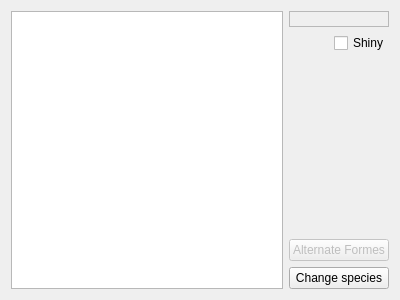
<?xml version="1.0" encoding="UTF-8"?>
<ui version="4.0">
 <class>PokeSelection</class>
 <widget class="QWidget" name="PokeSelection">
  <property name="geometry">
   <rect>
    <x>0</x>
    <y>0</y>
    <width>400</width>
    <height>300</height>
   </rect>
  </property>
  <property name="windowTitle">
   <string>Form</string>
  </property>
  <layout class="QGridLayout" name="gridLayout">
   <item row="0" column="0" rowspan="6">
    <widget class="TB_PokeChoice" name="pokemonList">
     <property name="tabKeyNavigation">
      <bool>false</bool>
     </property>
    </widget>
   </item>
   <item row="0" column="1" colspan="2">
    <widget class="QFrame" name="pokemonFrame">
     <property name="frameShape">
      <enum>QFrame::StyledPanel</enum>
     </property>
     <property name="frameShadow">
      <enum>QFrame::Raised</enum>
     </property>
     <layout class="QVBoxLayout" name="verticalLayout">
      <property name="spacing">
       <number>0</number>
      </property>
      <property name="margin">
       <number>0</number>
      </property>
      <item>
       <widget class="QLabel" name="pokemonSprite">
        <property name="text">
         <string/>
        </property>
        <property name="alignment">
         <set>Qt::AlignCenter</set>
        </property>
       </widget>
      </item>
     </layout>
    </widget>
   </item>
   <item row="1" column="2">
    <widget class="QCheckBox" name="shiny">
     <property name="text">
      <string>Shiny</string>
     </property>
    </widget>
   </item>
   <item row="2" column="1">
    <widget class="QLabel" name="type1">
     <property name="text">
      <string/>
     </property>
    </widget>
   </item>
   <item row="2" column="2">
    <widget class="QLabel" name="type2">
     <property name="text">
      <string/>
     </property>
    </widget>
   </item>
   <item row="5" column="1" colspan="2">
    <widget class="QPushButton" name="done">
     <property name="text">
      <string>Change species</string>
     </property>
    </widget>
   </item>
   <item row="3" column="2">
    <spacer name="verticalSpacer">
     <property name="orientation">
      <enum>Qt::Vertical</enum>
     </property>
     <property name="sizeHint" stdset="0">
      <size>
       <width>20</width>
       <height>40</height>
      </size>
     </property>
    </spacer>
   </item>
   <item row="4" column="1" colspan="2">
    <widget class="QPushButton" name="altForme">
     <property name="enabled">
      <bool>false</bool>
     </property>
     <property name="text">
      <string>Alternate Formes</string>
     </property>
    </widget>
   </item>
  </layout>
 </widget>
 <customwidgets>
  <customwidget>
   <class>TB_PokeChoice</class>
   <extends>QTableView</extends>
   <header location="global">Teambuilder/pokechoice.h</header>
  </customwidget>
 </customwidgets>
 <resources/>
 <connections/>
</ui>
